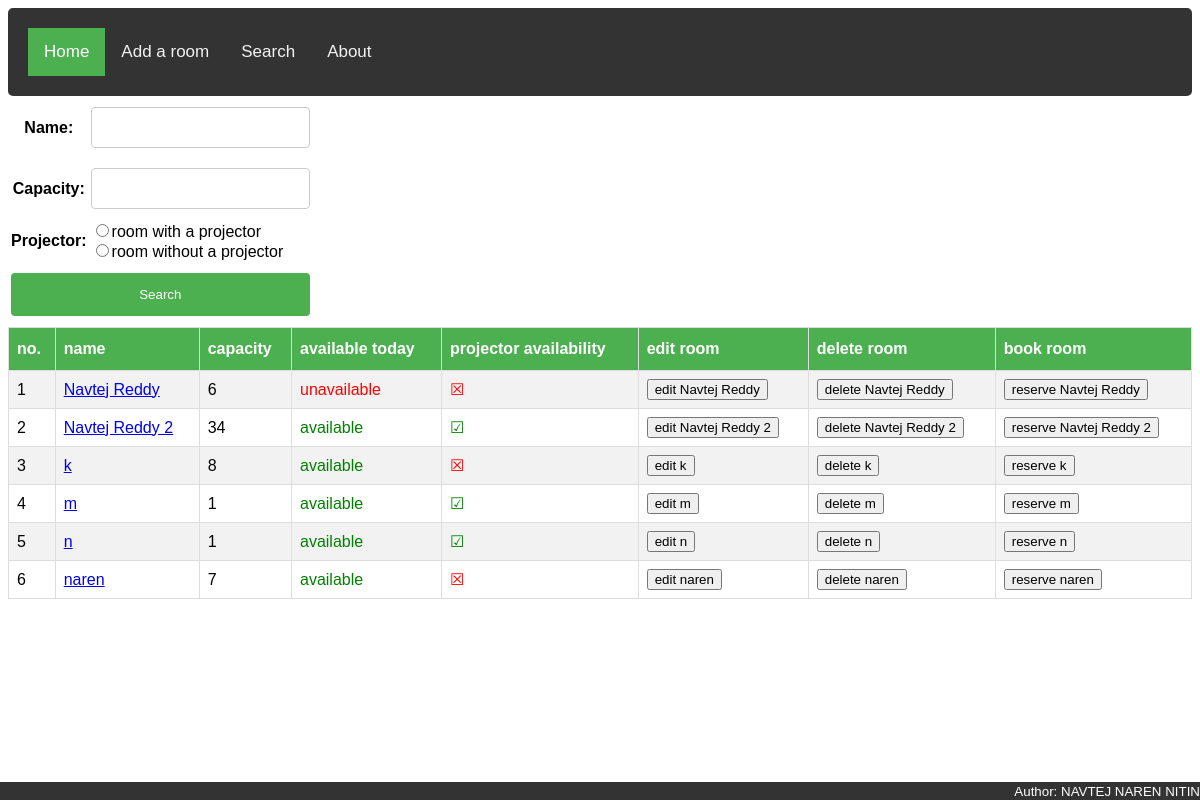
The app's page /search/ with its own data.
### reservation/models.py (models this page shows)
class Room(models.Model):
    name = models.CharField(max_length=255, unique=True)
    capacity = models.SmallIntegerField()
    projector = models.BooleanField()

### reservation/views.py (the view)
# urls.py: path('search/', views.search_view, name="room-search"),
def search_view(request):
    today = datetime.now().date()
    name = request.GET.get("name")
    capacity = request.GET.get("capacity")
    capacity = int(capacity) if capacity else 0
    projector = request.GET.get('projector')
    rooms = Room.objects.all().order_by('name')
    if projector == "True":
        rooms = rooms.filter(projector=1)
    if projector == "notTrue":
        rooms = rooms.filter(projector=0)
    if capacity:
        rooms = rooms.filter(capacity__gte=capacity)
    if name:
        rooms = rooms.filter(name__contains=name)
    if len(rooms) == 0:
        message = 'No rooms available for the given search criteria'
    else:
        message = False
    for room in rooms:
        reservation_dates = [reservation.date for reservation in room.reservations.all()]
        room.reserved = today in reservation_dates
    return render(request, 'reservation/search.html', context={
        'rooms': rooms,
        'message': message,
        'name': name,
        'capacity': capacity,
        'projector': projector,
    })

### reservation/templates/reservation/search.html (shortened to what this page needs)
{% extends "reservation/base.html" %}
{% block content %}
    <form>
        <table>
            <tr>
                <th><label for="id_name">Name:</label></th>
                <td><input type="text" name="name" minlength="1" maxlength="255" id="id_name"
                           {% if name %}value="{{ name }}" {% endif %}></td>
            </tr>
            <tr>
                <th><label for="id_capacity">Capacity:</label></th>
                <td><input type="number" name="capacity" min="1" max="32767" step="1" id="id_capacity"
                           {% if capacity %}value="{{ capacity }}" {% endif %}></td>
            </tr>
            <tr>
                <th><label for="id_projector">Projector:</label></th>
                <td><input type="radio" name="projector" value="True" id="id_projector"
                           {% if projector ==  'True' %}checked{% endif %}>room with a projector<br>
                    <input type="radio" name="projector" value="notTrue" id="id_projector"
                           {% if projector ==  'notTrue' %}checked{% endif %}>room without a projector
                </td>
            </tr>
            <tr>
                <td colspan="2">
                    <button type="submit">Search</button>
                </td>
            </tr>
        </table>
    </form>
    {% if rooms %}
        <table id="customers">
            <tr>
                <th>no.</th>
                <th>name</th>
                <th>capacity</th>
                <th>available today</th>
                <th>projector availability</th>
                <th>edit room</th>
                <th>delete room</th>
                <th>book room</th>
            </tr>
            {% for room in rooms %}
                <tr>
                    <td>{{ forloop.counter }}</td>
                    <td><a href="{% url 'room-details' room.pk %}">{{ room.name }}</a></td>
                    <td>{{ room.capacity }}</td>
                    {% if room.reserved %}
                        <td style="color:red;">unavailable</td>
                    {% else %}
                        <td style="color:green;">available</td>
                    {% endif %}
                    {% if room.projector %}
                        <td style="color:green;">&#9745;</td>
                    {% else %}
                        <td style="color:red;">&#9746;</td>
                    {% endif %}
                    <td><a href="{% url 'room-modify' room.pk %}">
                        <button>edit {{ room.name }}</button>
                    </a></td>
                    <td><a href="{% url 'room-delete' room.pk %}">
                        <button>delete {{ room.name }}</button>
                    </a></td>
                    <td><a href="{% url 'room-reserve' room.pk %}">
                        <button>reserve {{ room.name }}</button>
                    </a></td>
                </tr>
            {% endfor %}
        </table>
    {% endif %}
{% endblock %}

### reservation/static/reservation/css/base.css (style rules this page uses)
#customers { font-family: "Trebuchet MS", Arial, Helvetica, sans-serif; border-collapse: collapse; width: 100%; }
#customers td, #customers th { border: 1px solid #ddd; padding: 8px; }
#customers tr:nth-child(even) { background-color: #f2f2f2; }
#customers th { padding-top: 12px; padding-bottom: 12px; text-align: left; background-color: #4CAF50; color: white; }
input[type=text], input[type=textarea], input[type=number], select { width: 100%; padding: 12px 20px; margin: 8px 0; display: inline-block; border: 1px solid #ccc; border-radius: 4px; box-sizing: border-box; }
button[type=submit] { width: 100%; background-color: #4CAF50; color: white; padding: 14px 20px; margin: 8px 0; border: none; border-radius: 4px; cursor: pointer; }
body { font-family: Arial, Helvetica, sans-serif; }

### records on screen
Room: name "Navtej Reddy", capacity "6", shows "unavailable"
Room: name "Navtej Reddy 2", capacity "34", shows "available"
Room: name "k", capacity "8", shows "available"
Room: name "m", capacity "1", shows "available"
Room: name "n", capacity "1", shows "available"
Room: name "naren", capacity "7", shows "available"
